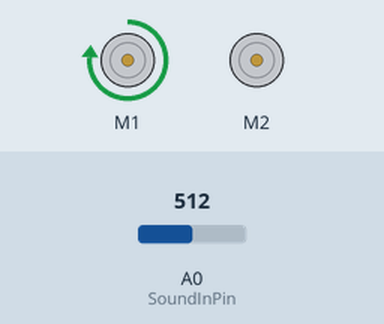
This sketch was run on a simulated Arduino Uno, built with avr-gcc and run on an emulated ATmega328P. On the bench: 2 × DC motor (green arrow = forward, orange = backward, longer = faster). The test bench sets the inputs (shaded band); at power-on: A0 (SoundInPin) = 512. What the sketch prints to the serial monitor is not drawn.

Above: at 1.2 s.
1.3 s: A0 (SoundInPin) set to 19
At 1.95 s:
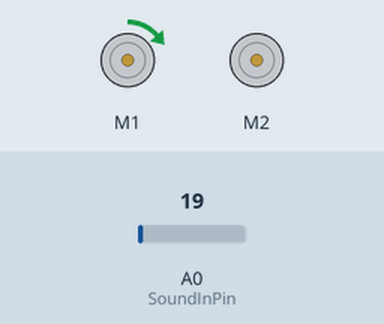
At 2.55 s:
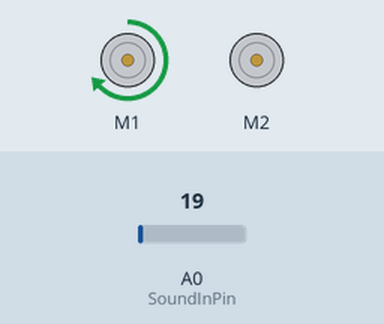
4.3 s: A0 (SoundInPin) set to 16
Timing chart, 0 to 7.3 s (numbered marks = the images above; inputs shaded):
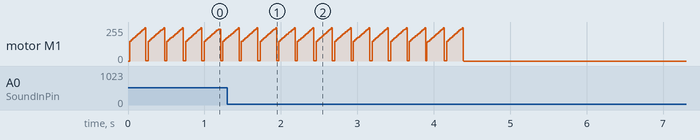

The sketch:

Fish_Project.ino
```cpp
#include <Wire.h>
#include <AFMotor.h>
AF_DCMotor myMotor(1);
AF_DCMotor myOtherMotor(2);
int SoundInPin = A0;


void setup() {
  Serial.begin(9600);
  myMotor.setSpeed(0); //mouth motor
  myMotor.run(FORWARD);
  myMotor.run(RELEASE);
     pinMode(SoundInPin, INPUT);
  myOtherMotor.setSpeed(0); //tail motor
  myOtherMotor.run(FORWARD);
  myOtherMotor.run(RELEASE);
     pinMode(SoundInPin, INPUT);
}


void loop() {
  int i;
  int sensorValue = analogRead(SoundInPin);
  sensorValue = map(sensorValue,0,512,0,180);
  int MoveDelayValue = map(sensorValue,0,255,0,sensorValue);
    Serial.print(sensorValue);
  if (sensorValue > 5) {
   delay(1);
   myMotor.run(FORWARD);
  for (i=140; i<255; i++) {
    myMotor.setSpeed(i);
    delay(2);
  }

  for (i=200; i!=0; i--) {
    myMotor.setSpeed(i);
    }
  delay(10);
  myMotor.run(RELEASE);
  myOtherMotor.run(RELEASE);
  }
}
```
